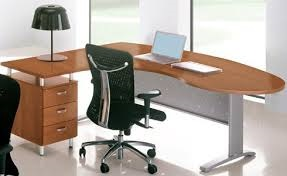
//> input picture 3-third_work/image8.jpg, 287 x 176 px
$ ./main   (built with g++ and OpenCV 4)
//> lines starting //> are read from the running program, lines starting //| are printed output that depends on the picture
#include <iostream>
#include <opencv2/opencv.hpp>

using namespace cv;
using namespace std;

double PSNR(Mat I1, Mat I2)
{

    double psnr, eqm = 0;
    double a, b;
    for (int i = 0; i < I1.rows; i++)
    {
        for (int j = 0; j < I1.cols; j++)
        {
            a = I1.at<uchar>(i, j);
            b = I2.at<uchar>(i, j);
            eqm = eqm + pow(a - b, 2.);
        }
    }
    eqm = eqm / (I1.rows * I1.cols);
    psnr = 10 * log10(255 * 255 / eqm);
    return psnr;
}

int main( int argc, char** argv )
{
    // on lit l'image originale
    Mat image = imread("image8.jpg",IMREAD_COLOR);
//> image is the input picture: 176 rows x 287 cols, CV_8UC3; mean B, G, R 158.3, 167, 176.9
    if(! image.data)
    {
        cout<<"Could not open file" << endl;
        return -1;
    }

    Mat img_gn1 = imread("image8_gn1.bmp",IMREAD_COLOR);
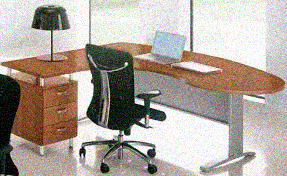
//> input picture 3-third_work/image8_gn1.bmp, 287 x 176 px
//> img_gn1 is the input picture: 176 rows x 287 cols, CV_8UC3; mean B, G, R 157.3, 165.7, 175.6
    if(! img_gn1.data)
    {
        cout<<"Could not open file image8_gn1.bmp" << endl;
        return -1;
    }

    Mat img_gn2 = imread("image8_gn2.bmp",IMREAD_COLOR);
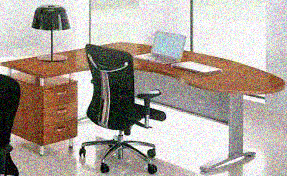
//> input picture 3-third_work/image8_gn2.bmp, 287 x 176 px
//> img_gn2 is the input picture: 176 rows x 287 cols, CV_8UC3; mean B, G, R 156.5, 164.9, 174.9
    if(! img_gn2.data)
    {
        cout<<"Could not open file image8_gn2.bmp" << endl;
        return -1;
    }

    Mat img_sp = imread("image8_sp.bmp",IMREAD_COLOR);
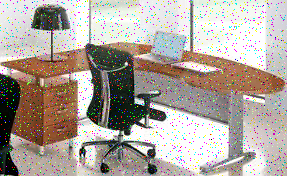
//> input picture 3-third_work/image8_sp.bmp, 287 x 176 px
//> img_sp is the input picture: 176 rows x 287 cols, CV_8UC3; mean B, G, R 157, 165, 174.6
    if(! img_sp.data)
    {
        cout<<"Could not open file image8_sp.bmp" << endl;
        return -1;
    }
    // on affiche l'image originale
    namedWindow("RGB image", WINDOW_AUTOSIZE );
    imshow("RGB image", image);
    namedWindow("G1", WINDOW_AUTOSIZE );
    imshow("G1", img_gn1);
    namedWindow("G2", WINDOW_AUTOSIZE );
    imshow("G2", img_gn2);
    namedWindow("SP", WINDOW_AUTOSIZE );
    imshow("SP", img_sp);

    // on reduit le bruit dans les images

    Mat img_gn1_reduit1, img_gn1_reduit2, img_gn1_reduit3, img_gn1_reduit4;

    medianBlur(img_gn1, img_gn1_reduit1, 3);
    bilateralFilter(img_gn1, img_gn1_reduit2, 15, 3, 3);
    GaussianBlur(img_gn1, img_gn1_reduit3, Size(3, 3), 3, 3);
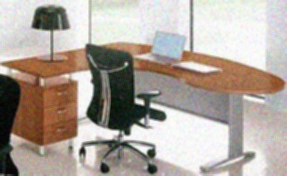
//> img_gn1_reduit3: 176 rows x 287 cols, CV_8UC3; mean B, G, R 157.3, 165.7, 175.6
    blur(img_gn1, img_gn1_reduit4, Size(3, 3));

    imshow("GaussianBlur gn1", img_gn1_reduit3);
    imshow("median_blur gn1", img_gn1_reduit1);
    imshow("bilateral_filter gn1", img_gn1_reduit2);
    imshow("reg_blur gn1", img_gn1_reduit4);

    Mat img_gn2_reduit1, img_gn2_reduit2, img_gn2_reduit3, img_gn2_reduit4;

    medianBlur(img_gn2, img_gn2_reduit1, 5);
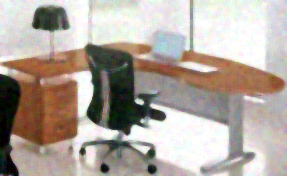
//> img_gn2_reduit1: 176 rows x 287 cols, CV_8UC3; mean B, G, R 158.2, 166.7, 176.9
    bilateralFilter(img_gn2, img_gn2_reduit2, 19, 7, 7);
    GaussianBlur(img_gn2, img_gn2_reduit3, Size(3, 3), 1, 1);
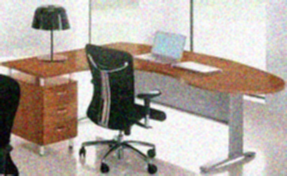
//> img_gn2_reduit3: 176 rows x 287 cols, CV_8UC3; mean B, G, R 156.5, 164.8, 174.9
    blur(img_gn2, img_gn2_reduit4, Size(3, 3));

    imshow("GaussianBlur gn2", img_gn2_reduit3);
    imshow("median_blur gn2", img_gn2_reduit1);
    imshow("bilateral_filter gn2", img_gn2_reduit2);
    imshow("reg_blur gn2", img_gn2_reduit4);

    Mat img_sp_reduit1, img_sp_reduit2, img_sp_reduit3, img_sp_reduit4;

    medianBlur(img_sp, img_sp_reduit1, 3);
    bilateralFilter(img_sp, img_sp_reduit2, 11, 1, 1);
    GaussianBlur(img_sp, img_sp_reduit3, Size(5, 5), 1, 1);
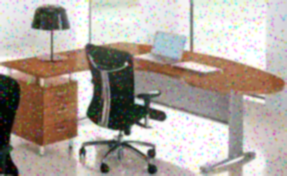
//> img_sp_reduit3: 176 rows x 287 cols, CV_8UC3; mean B, G, R 157, 165, 174.6
    blur(img_sp, img_sp_reduit4, Size(3, 3));

    imshow("GaussianBlur sp", img_sp_reduit3);
    imshow("median_blur sp", img_sp_reduit1);
    imshow("bilateral_filter sp", img_sp_reduit2);
    imshow("reg_blur sp", img_sp_reduit4);

    // on calcule le PSNR de l'image originale et de l'image G1
    double psnr_img_gn1 = PSNR(image, img_gn1_reduit1);
//> the loop in PSNR, `for (int i = 0; i < I1.rows; i++)` made 176 passes
//> (a, b, eqm) on passes 1 to 3: (219, 213, 32933), (219, 213, 52508), (218, 226, 71365)
//> after the loop in PSNR, `for (int i = 0; i < I1.rows; i++)`: a = 182; eqm = 6918149
//> in PSNR, `eqm = eqm / (I1.rows * I1.cols);`: eqm = 137
//> in PSNR, `psnr = 10 * log10(255 * 255 / eqm);`: psnr = 26.76
//> psnr_img_gn1 = 26.76
    double psnr_img_gn12 = PSNR(image, img_gn1_reduit2);
//> the loop in PSNR (call 2), `for (int i = 0; i < I1.rows; i++)` made 176 passes
//> (a, b, eqm) on passes 1 to 3: (219, 210, 68997), (219, 207, 142878), (218, 186, 214381)
//> psnr_img_gn12 = 23.52
    double psnr_img_gn13 = PSNR(image, img_gn1_reduit3);
//> psnr_img_gn13 = 25.38
    double psnr_img_gn14 = PSNR(image, img_gn1_reduit4);

    double psnr_img_gn2 = PSNR(image, img_gn2_reduit1);
    double psnr_img_gn21 = PSNR(image, img_gn2_reduit2);
    double psnr_img_gn22 = PSNR(image, img_gn2_reduit3);
    double psnr_img_gn23 = PSNR(image, img_gn2_reduit4);

    double psnr_img_sp = PSNR(image, img_sp_reduit1);
    double psnr_img_sp2 = PSNR(image, img_sp_reduit2);
    double psnr_img_sp3 = PSNR(image, img_sp_reduit3);
    double psnr_img_sp4 = PSNR(image, img_sp_reduit4);

    cout << "PSNR de l'image originale et de l'image G1 : " << psnr_img_gn1 << endl;
//| PSNR de l'image originale et de l'image G1 : 26.7649
    cout << "PSNR de l'image originale et de l'image G1 : " << psnr_img_gn12 << endl;
//| PSNR de l'image originale et de l'image G1 : 23.52
    cout << "PSNR de l'image originale et de l'image G1 : " << psnr_img_gn13 << endl;
//| PSNR de l'image originale et de l'image G1 : 25.379
    cout << "PSNR de l'image originale et de l'image G1 : " << psnr_img_gn14 << endl;
//| PSNR de l'image originale et de l'image G1 : 25.2836

    cout << "PSNR de l'image originale et de l'image G2 : " << psnr_img_gn2 << endl;
//| PSNR de l'image originale et de l'image G2 : 23.6173
    cout << "PSNR de l'image originale et de l'image G2 : " << psnr_img_gn21 << endl;
//| PSNR de l'image originale et de l'image G2 : 20.7431
    cout << "PSNR de l'image originale et de l'image G2 : " << psnr_img_gn22 << endl;
//| PSNR de l'image originale et de l'image G2 : 25.206
    cout << "PSNR de l'image originale et de l'image G2 : " << psnr_img_gn23 << endl;
//| PSNR de l'image originale et de l'image G2 : 24.4572

    cout << "PSNR de l'image originale et de l'image SP : " << psnr_img_sp << endl;
//| PSNR de l'image originale et de l'image SP : 28.7715
    cout << "PSNR de l'image originale et de l'image SP : " << psnr_img_sp2 << endl;
//| PSNR de l'image originale et de l'image SP : 17.3986
    cout << "PSNR de l'image originale et de l'image SP : " << psnr_img_sp3 << endl;
//| PSNR de l'image originale et de l'image SP : 23.5905
    cout << "PSNR de l'image originale et de l'image SP : " << psnr_img_sp4 << endl;
//| PSNR de l'image originale et de l'image SP : 23.1305

    waitKey(0);
    destroyAllWindows();
    return 0;
}
